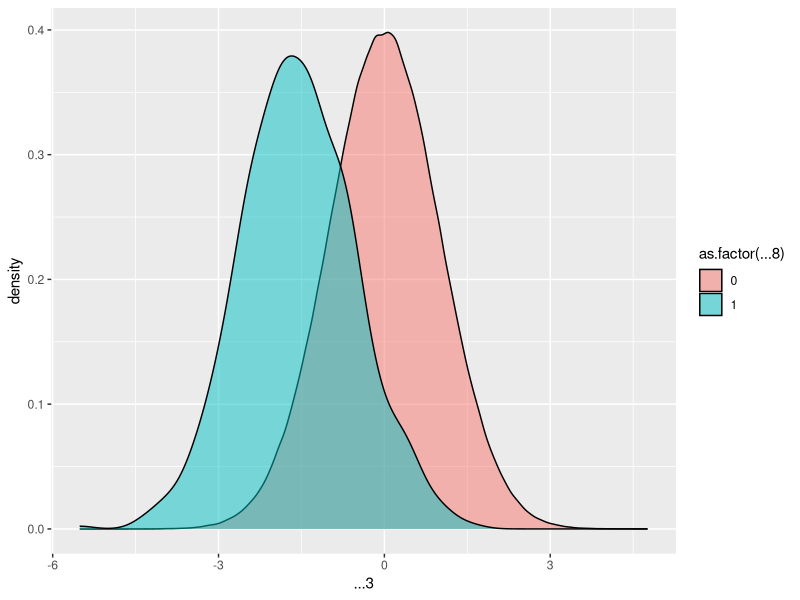

Recreate this plot in R.
library(tidyverse)

n_0 = 1e6
n_1 = 500
n_2 = 250

df_0 = list()
df_1 = list()
df_2 = list()

df_0[[1]] = sample(letters, n_0, replace = T)
df_0[[2]] = sample(c("Y","N","NAN"), n_0, replace = T)
df_0[[3]] = rnorm(n_0)
df_0[[4]] = rbinom(n_0, 6, .5)
df_0[[5]] = rexp(n_0, 1.2)
df_0[[6]] = rpois(n_0, 1.75)
df_0[[7]] = rgamma(n_0, 5, .5)
df_0[[8]] = 0

df_1[[1]] = sample(letters, n_1, replace = T, prob = c(rep(1, 10), 2.5, rep(1, 10), 3.2, rep(1, 4)))
df_1[[2]] = sample(c("Y","N","NAN"), n_1, replace = T, prob = c(1, .7, 1.3))
df_1[[3]] = rnorm(n_1, mean = -1.5)
df_1[[4]] = rbinom(n_1, 6, .95)
df_1[[5]] = rexp(n_1, 1.6)
df_1[[6]] = rpois(n_1, 1.8)
df_1[[7]] = rgamma(n_1, 5.5, .5)
df_1[[8]] = 1

df_2[[1]] = sample(letters, n_2, replace = T, prob = c(rep(1, 8), 1.5, rep(1, 8), 1.2, rep(1, 8)))
df_2[[2]] = sample(c("Y","N","NAN"), n_2, replace = T, prob = c(1, .95, 1.2))
df_2[[3]] = rnorm(n_2, mean = -1.7)
df_2[[4]] = rbinom(n_2, 6, .99)
df_2[[5]] = rexp(n_2, 1.8)
df_2[[6]] = rpois(n_2, 2.4)
df_2[[7]] = rgamma(n_2, 5.75, .5)
df_2[[8]] = 1


synth = bind_rows(as_tibble(df_0,.name_repair = "universal"),
                  as_tibble(df_1,.name_repair = "universal"),
                  as_tibble(df_2,.name_repair = "universal"))

#write.csv(synth,"test2.csv", row.names=FALSE, quote = FALSE)


ggplot(synth)+
  geom_density(aes(x=...3, fill = as.factor(...8)), alpha=.5, bins = 10)
